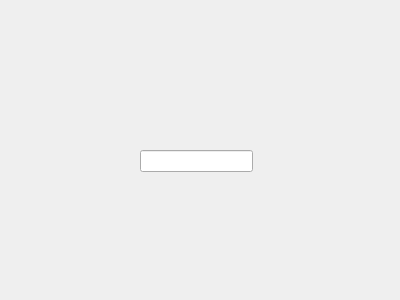
<?xml version="1.0" encoding="UTF-8"?>
<ui version="4.0">
 <class>list</class>
 <widget class="QWidget" name="list">
  <property name="geometry">
   <rect>
    <x>0</x>
    <y>0</y>
    <width>400</width>
    <height>300</height>
   </rect>
  </property>
  <property name="windowTitle">
   <string>Form</string>
  </property>
  <widget class="QLineEdit" name="lineEdit">
   <property name="geometry">
    <rect>
     <x>140</x>
     <y>150</y>
     <width>113</width>
     <height>22</height>
    </rect>
   </property>
  </widget>
 </widget>
 <resources/>
 <connections/>
</ui>
